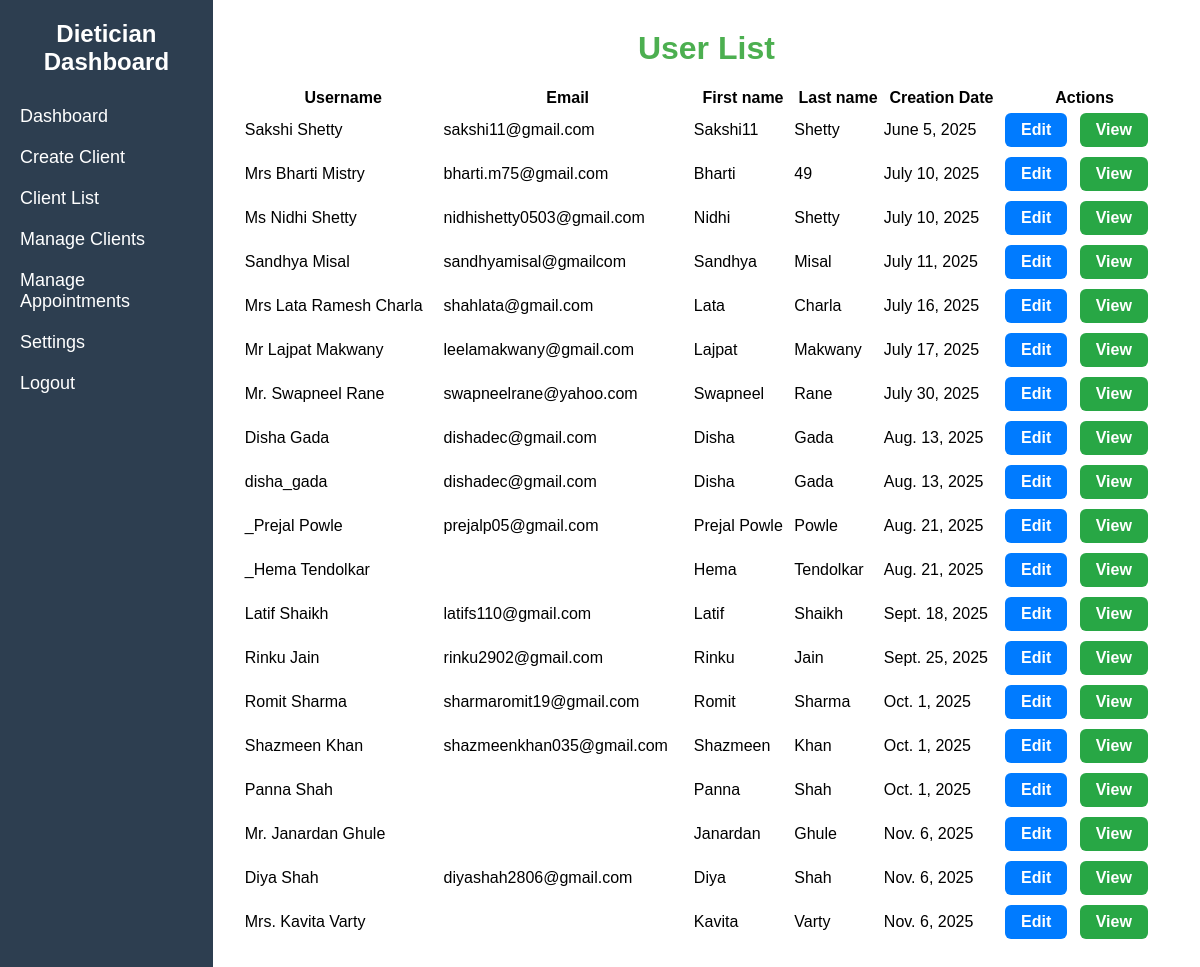
/client/client_list/ (signed in), run on an earlier commit of the app's database.
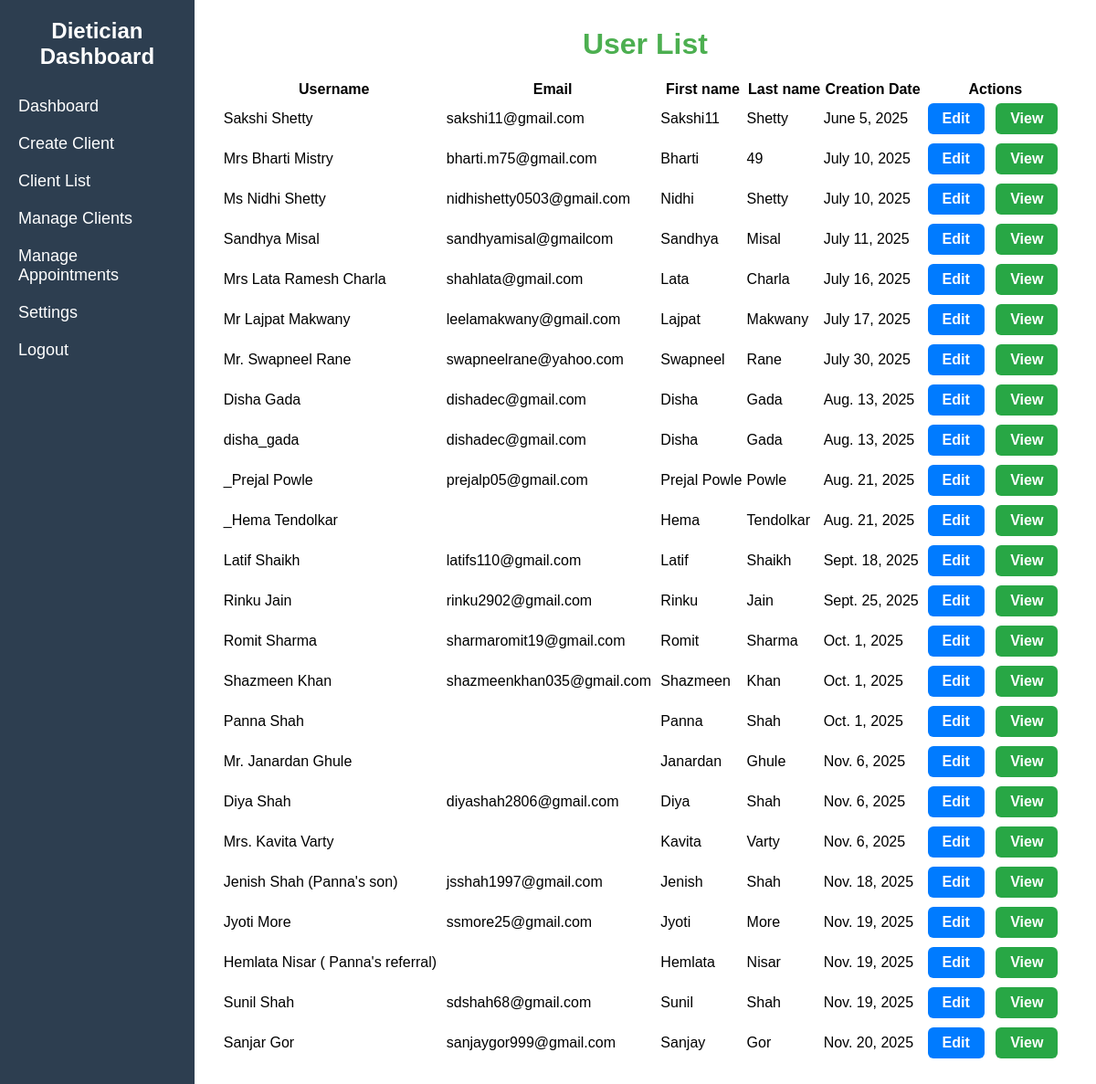
And on a later commit of the database.
### clients/models.py (models this page shows, shortened)
class ClientDetails(models.Model):
    user = models.OneToOneField(settings.AUTH_USER_MODEL, on_delete=models.CASCADE, related_name='client_profile',blank=True,null=True)
    created_by=models.ForeignKey(settings.AUTH_USER_MODEL, on_delete=models.CASCADE,blank=True,null=True,limit_choices_to={'role': "DIETICIAN"})
    first_name = models.CharField(max_length=100)
    last_name = models.CharField(max_length=100)
    dob = models.DateField(blank=True,null=True)  # Date of Birth
    contact_no = models.CharField(max_length=15,blank=True,null=True)
    email_id = models.EmailField(blank=True,null=True)
    location = models.CharField(max_length=255,blank=True,null=True)
    date_of_creation = models.DateField(auto_now_add=True,blank=True,null=True)  # Automatically set to the current date when the record is created
    notes = models.TextField(blank=True, null=True)
    height = models.FloatField(blank=True,null=True)  # Height in cm (or meters depending on your preference)
    weight = models.FloatField(blank=True,null=True)  # Weight in kg
    medical_condition = models.TextField(blank=True, null=True)
    medications = models.TextField(blank=True, null=True)
    chief_complaints = models.TextField(blank=True, null=True)
    gender = models.CharField(max_length=10, choices=[('Male', 'Male'), ('Female', 'Female'), ('Other', 'Other')])
    client_type = models.CharField(max_length=10, choices=[('KVO', 'KVO'), ('Personal', 'Personal'), ('Other', 'Other')],blank=True)
    DIET_PREFERENCES = [
    ('veg', 'Vegetarian'),
    ('eggetarian', 'Eggetarian'),
    ('nonveg', 'Non-Vegetarian'),
    ('vegan', 'Vegan'),
    ('keto', 'Keto'),
    ('paleo', 'Paleo'),
]
    diet_preference = models.CharField(
        max_length=15,  # ensure it's large enough
        choices=DIET_PREFERENCES,
        default='veg',
        null=True,
        blank=True
    )
    def __str__(self):
        return f"{self.user}"

### accounts/models.py (models this page shows, shortened)
class User(AbstractUser):
    ROLE_CHOICES = [
        ('NORMAL', 'Normal User'),
        ('DIETICIAN', 'Dietician'),
        ('MANAGER', 'Manager'),
        ('SENIOR_MANAGER', 'Senior Manager'),
        ('ADMIN', 'Admin'),
    ]
    role = models.CharField(max_length=20, choices=ROLE_CHOICES, default='NORMAL')
    dietician = models.ForeignKey('self', null=True, blank=True, related_name='users', on_delete=models.SET_NULL)
    manager = models.ForeignKey('self', null=True, blank=True, related_name='dieticians', on_delete=models.SET_NULL)
    senior_manager = models.ForeignKey('self', null=True, blank=True, related_name='managers', on_delete=models.SET_NULL)
    def __str__(self):
        return f"{self.username} ({self.get_role_display()})"
    def is_dietician(self):
        return self.role == 'DIETICIAN'
    def is_client(self):
        return self.role == 'NORMAL'

### clients/views.py (the view)
# urls.py: path('client_list/', client_list, name='client_list'),  # URL for the homepage
@role_required('DIETICIAN')
def client_list(request):
    data=ClientDetails.objects.filter(created_by=request.user)#.order_by('-date_of_creation')
    print("-----",data)
    return render(request,'clients/client_list.html',context={'users':data})

### clients/templates/clients/client_list.html (shortened to what this page needs)
{% extends 'core/base.html' %}
{% load static %}
{% block extra_css %}
<link rel="stylesheet" href="{% static 'clients/css/client_list.css' %}"/>
  <link rel="stylesheet" href="https://cdn.datatables.net/1.13.6/css/jquery.dataTables.min.css"/>
  <link rel="stylesheet" href="https://cdn.datatables.net/buttons/2.4.1/css/buttons.dataTables.min.css"/>
{% endblock %}
{% block content %}
<div class="container">
  <h1>User List</h1>
  <table id="usersTable" class="display" style="width:100%">
    <thead>
      <tr>
        <th>Username</th>
        <th>Email</th>
        <th>First name</th>
        <th>Last name</th>
        <th>Creation Date</th>
        <th>Actions</th>
      </tr>
    </thead>
    <tbody>
      {% for user in users %}
      <tr>
        <td>{{ user.user.username }}</td>
        <td>{{ user.email_id }}</td>
        <td>{{ user.first_name }}</td>
        <td>{{ user.last_name }}</td>
        <td>{{ user.date_of_creation }}</td>
        <td><a href="/client/edit/{{user.id}}" class="btn btn-edit" title="Edit">Edit</a>
<a href="/client/detail/{{user.id}}" class="btn btn-view" title="View">View</a></td>
      </tr>
      {% endfor %}
    </tbody>
  </table>
</div>
{% endblock %}

### core/templates/core/base.html (shortened to what this page needs)
{% load static %}
<!DOCTYPE html>
<html lang="en">
<head>
    <link rel="stylesheet" href="{% static 'core/css/base.css' %}">
    {% block extra_css %}
    {% endblock %}
</head>
<body>
<div class="sidebar">
    <div class="sidebar-header">
        {% if request.user.is_dietician %}
        <h2>Dietician Dashboard</h2>
        {% elif request.user.is_client %}
        <h2>User Dashboard</h2>
        {% elif request.user.is_admin %}
        <h2>Admin Dashboard</h2>
        {% endif %}
    </div>
    <ul class="sidebar-menu">
        {% if request.user.is_dietician or request.user.is_admin %}
        <li><a href="/dashboard">Dashboard</a></li>
        <li><a href="/client/create-client">Create Client</a></li>
        <li><a href="/client/client_list">Client List</a></li>
        <li><a href="#clients">Manage Clients</a></li>
        <li><a href="/appointment/">Manage Appointments</a></li>
        <li><a href="#settings">Settings</a></li>
        {% endif %}
        <li><a href="{% url 'logout' %}">Logout</a></li>
    </ul>
</div>
<div class="content">
{% block content %}
{% endblock %}
</div>
</body>
</html>

### core/static/core/css/base.css (style rules this page uses)
* { margin: 0; padding: 0; box-sizing: border-box; }
body { font-family: Arial, sans-serif; display: flex; height: 100vh; }
.sidebar { width: 250px; background-color: #2d3e50; color: white; padding: 20px; }
.sidebar-header h2 { text-align: center; font-size: 24px; margin-bottom: 30px; }
.sidebar-menu { list-style: none; }
.sidebar-menu li { margin-bottom: 20px; }
.sidebar-menu li a { color: white; text-decoration: none; font-size: 18px; }
.content { overflow-y: auto; width:100vw; }

### clients/static/clients/css/client_list.css (style rules this page uses)
.container { padding: 30px; }
h1 { color: #333; margin-bottom: 20px; text-align: center; color:#4CAF50; }
.btn-edit { background-color: #007bff; }
.btn-view { background-color: #28a745; }
.btn { display: inline-block; padding: 8px 16px; margin: 4px; font-size: 1rem; font-weight: 600; border-radius: 6px; border: none; cursor: pointer; transition: background-color 0.3s ease; text-decoration: none; color: white; }

What changed in the data, as far as the page shows it:
added ClientDetails: user.username "Jenish Shah (Panna's son)", email_id "jsshah1997@gmail.com", first_name "Jenish", last_name "Shah", date_of_creation "Nov. 18, 2025"
added ClientDetails: user.username "Jyoti More", email_id "ssmore25@gmail.com", first_name "Jyoti", last_name "More", date_of_creation "Nov. 19, 2025"
added ClientDetails: user.username "Hemlata Nisar ( Panna's referral)", first_name "Hemlata", last_name "Nisar", date_of_creation "Nov. 19, 2025"
added ClientDetails: user.username "Sunil Shah", email_id "sdshah68@gmail.com", first_name "Sunil", last_name "Shah", date_of_creation "Nov. 19, 2025"
added ClientDetails: user.username "Sanjar Gor", email_id "sanjaygor999@gmail.com", first_name "Sanjay", last_name "Gor", date_of_creation "Nov. 20, 2025"
